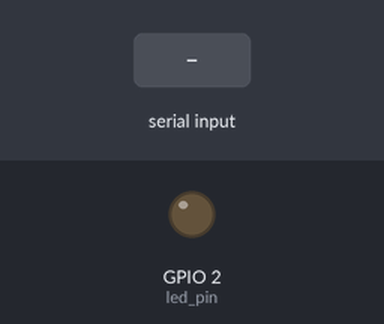
A sketch run on a simulated ESP32. Parts: output pins drawn as LEDs (lit = HIGH). The inputs (shaded band) are chosen by the test bench. What the sketch prints to the serial monitor is not drawn.

Above: at 1.8 s.
1.9 s: "90,45\n" received over Serial
4.9 s: "30,150\n" received over Serial
At 5.12 s:
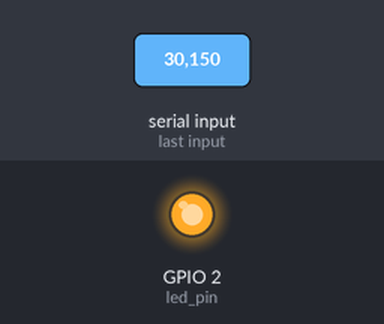
7.9 s: "5\n" received over Serial
At 9.0 s:
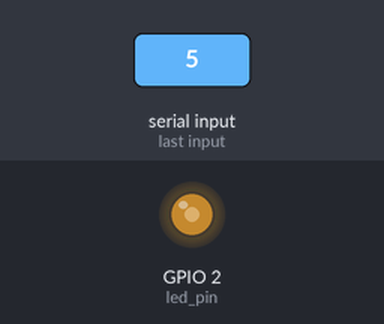
Timing chart, 0 to 10.9 s (numbered marks = the images above; inputs shaded):
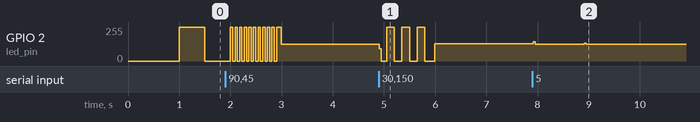

Measured:
- after the input at 7.9 s, GPIO 2 (led_pin): 128/255 → 127/255 at once

The sketch:

Part3_Get_info_serial.ino
```cpp
// (licence header left out)
// Needed for atoi()
#include <stdlib.h>

// Use only core 1 for demo purposes
#if CONFIG_FREERTOS_UNICORE
  static const BaseType_t app_cpu = 0;
#else
  static const BaseType_t app_cpu = 1;
#endif

// Settings
static const uint8_t buf_len = 20;

// Pins
static const int led_pin = LED_BUILTIN;

// Globals
static int led_delay = 500;   // ms
//*****************************************************************************
// Tasks

// Task: Blink LED at rate set by global variable
void toggleLED(void *parameter) {
  while (1) {
    digitalWrite(led_pin, HIGH);
    vTaskDelay(led_delay / portTICK_PERIOD_MS);
    digitalWrite(led_pin, LOW);
    vTaskDelay(led_delay / portTICK_PERIOD_MS);
  }
}

// Task: Read from serial terminal
// Feel free to use Serial.readString() or Serial.parseInt(). I'm going to show
// it with atoi() in case you're doing this in a non-Arduino environment. You'd
// also need to replace Serial with your own UART code for non-Arduino.
void readSerial(void *parameters) {

  //Loop Forever
  while (1) {

    // Read characters from serial
    if (Serial.available() > 0) {
      led_delay = Serial.parseInt();
    }
  }
}

//*****************************************************************************
// Main

void setup() {

  // Configure pin
  pinMode(led_pin, OUTPUT);

  // Configure serial and wait a second
  Serial.begin(115200);
  vTaskDelay(1000 / portTICK_PERIOD_MS);
  Serial.println("Multi-task LED Demo");
  Serial.println("Enter a number in milliseconds to change the LED delay.");

  // Start blink task
  xTaskCreatePinnedToCore(  // Use xTaskCreate() in vanilla FreeRTOS
            toggleLED,      // Function to be called
            "Toggle LED",   // Name of task
            1024,           // Stack size (bytes in ESP32, words in FreeRTOS)
            NULL,           // Parameter to pass
            1,              // Task priority
            NULL,           // Task handle
            app_cpu);       // Run on one core for demo purposes (ESP32 only)

  // Start serial read task
  xTaskCreatePinnedToCore(  // Use xTaskCreate() in vanilla FreeRTOS
            readSerial,     // Function to be called
            "Read Serial",  // Name of task
            1024,           // Stack size (bytes in ESP32, words in FreeRTOS)
            NULL,           // Parameter to pass
            1,              // Task priority (must be same to prevent lockup)
            NULL,           // Task handle
            app_cpu);       // Run on one core for demo purposes (ESP32 only)

  // Delete "setup and loop" task
  vTaskDelete(NULL);
}

void loop() {
  // Execution should never get here
}
```
